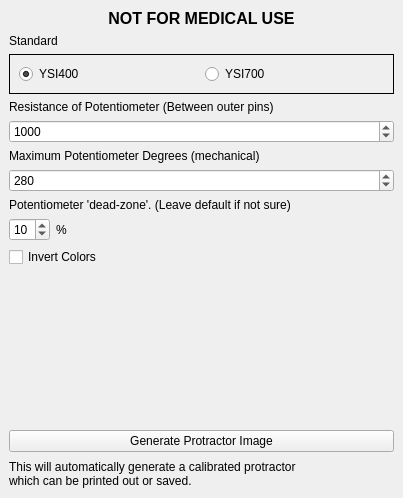
<?xml version="1.0" encoding="UTF-8"?>
<ui version="4.0">
 <class>MainWindow</class>
 <widget class="QMainWindow" name="MainWindow">
  <property name="geometry">
   <rect>
    <x>0</x>
    <y>0</y>
    <width>403</width>
    <height>498</height>
   </rect>
  </property>
  <property name="minimumSize">
   <size>
    <width>403</width>
    <height>498</height>
   </size>
  </property>
  <property name="maximumSize">
   <size>
    <width>403</width>
    <height>498</height>
   </size>
  </property>
  <property name="windowTitle">
   <string>MainWindow</string>
  </property>
  <widget class="QWidget" name="centralwidget">
   <layout class="QGridLayout" name="gridLayout">
    <item row="1" column="0">
     <widget class="QPushButton" name="button_generate">
      <property name="text">
       <string>Generate Protractor Image</string>
      </property>
     </widget>
    </item>
    <item row="0" column="0">
     <layout class="QGridLayout" name="gridLayout_2">
      <item row="4" column="0">
       <widget class="QSpinBox" name="spinbox_resistance">
        <property name="minimum">
         <number>1</number>
        </property>
        <property name="maximum">
         <number>99999999</number>
        </property>
        <property name="value">
         <number>1000</number>
        </property>
       </widget>
      </item>
      <item row="1" column="0">
       <widget class="QLabel" name="label_6">
        <property name="text">
         <string>Standard</string>
        </property>
       </widget>
      </item>
      <item row="2" column="0">
       <widget class="QFrame" name="horizontalFrame">
        <property name="frameShape">
         <enum>QFrame::Box</enum>
        </property>
        <layout class="QHBoxLayout" name="horizontalLayout_2">
         <item>
          <widget class="QRadioButton" name="ysi_400_button">
           <property name="text">
            <string>YSI400</string>
           </property>
           <property name="checked">
            <bool>true</bool>
           </property>
          </widget>
         </item>
         <item>
          <widget class="QRadioButton" name="ysi_700_button">
           <property name="text">
            <string>YSI700</string>
           </property>
          </widget>
         </item>
        </layout>
       </widget>
      </item>
      <item row="6" column="0">
       <widget class="QSpinBox" name="spinbox_degrees">
        <property name="minimum">
         <number>1</number>
        </property>
        <property name="maximum">
         <number>360</number>
        </property>
        <property name="value">
         <number>280</number>
        </property>
       </widget>
      </item>
      <item row="3" column="0">
       <widget class="QLabel" name="label_2">
        <property name="text">
         <string>Resistance of Potentiometer (Between outer pins)</string>
        </property>
       </widget>
      </item>
      <item row="9" column="0">
       <layout class="QHBoxLayout" name="horizontalLayout">
        <item>
         <widget class="QSpinBox" name="spinbox_deadzone">
          <property name="minimum">
           <number>1</number>
          </property>
          <property name="maximum">
           <number>40</number>
          </property>
          <property name="value">
           <number>10</number>
          </property>
         </widget>
        </item>
        <item>
         <widget class="QLabel" name="label_5">
          <property name="text">
           <string>%</string>
          </property>
         </widget>
        </item>
        <item>
         <spacer name="horizontalSpacer">
          <property name="orientation">
           <enum>Qt::Horizontal</enum>
          </property>
          <property name="sizeHint" stdset="0">
           <size>
            <width>40</width>
            <height>20</height>
           </size>
          </property>
         </spacer>
        </item>
       </layout>
      </item>
      <item row="10" column="0">
       <widget class="QCheckBox" name="checkbox_invert">
        <property name="text">
         <string>Invert Colors</string>
        </property>
       </widget>
      </item>
      <item row="7" column="0">
       <widget class="QLabel" name="label_4">
        <property name="text">
         <string>Potentiometer 'dead-zone'. (Leave default if not sure)</string>
        </property>
       </widget>
      </item>
      <item row="11" column="0">
       <spacer name="verticalSpacer">
        <property name="orientation">
         <enum>Qt::Vertical</enum>
        </property>
        <property name="sizeHint" stdset="0">
         <size>
          <width>20</width>
          <height>40</height>
         </size>
        </property>
       </spacer>
      </item>
      <item row="5" column="0">
       <widget class="QLabel" name="label">
        <property name="text">
         <string>Maximum Potentiometer Degrees (mechanical)</string>
        </property>
       </widget>
      </item>
      <item row="0" column="0">
       <widget class="QLabel" name="label_7">
        <property name="font">
         <font>
          <pointsize>12</pointsize>
          <weight>75</weight>
          <bold>true</bold>
         </font>
        </property>
        <property name="text">
         <string>NOT FOR MEDICAL USE</string>
        </property>
        <property name="alignment">
         <set>Qt::AlignCenter</set>
        </property>
       </widget>
      </item>
     </layout>
    </item>
    <item row="2" column="0">
     <widget class="QLabel" name="label_3">
      <property name="minimumSize">
       <size>
        <width>323</width>
        <height>31</height>
       </size>
      </property>
      <property name="text">
       <string>This will automatically generate a calibrated protractor
which can be printed out or saved.</string>
      </property>
     </widget>
    </item>
   </layout>
  </widget>
 </widget>
 <resources/>
 <connections/>
</ui>
